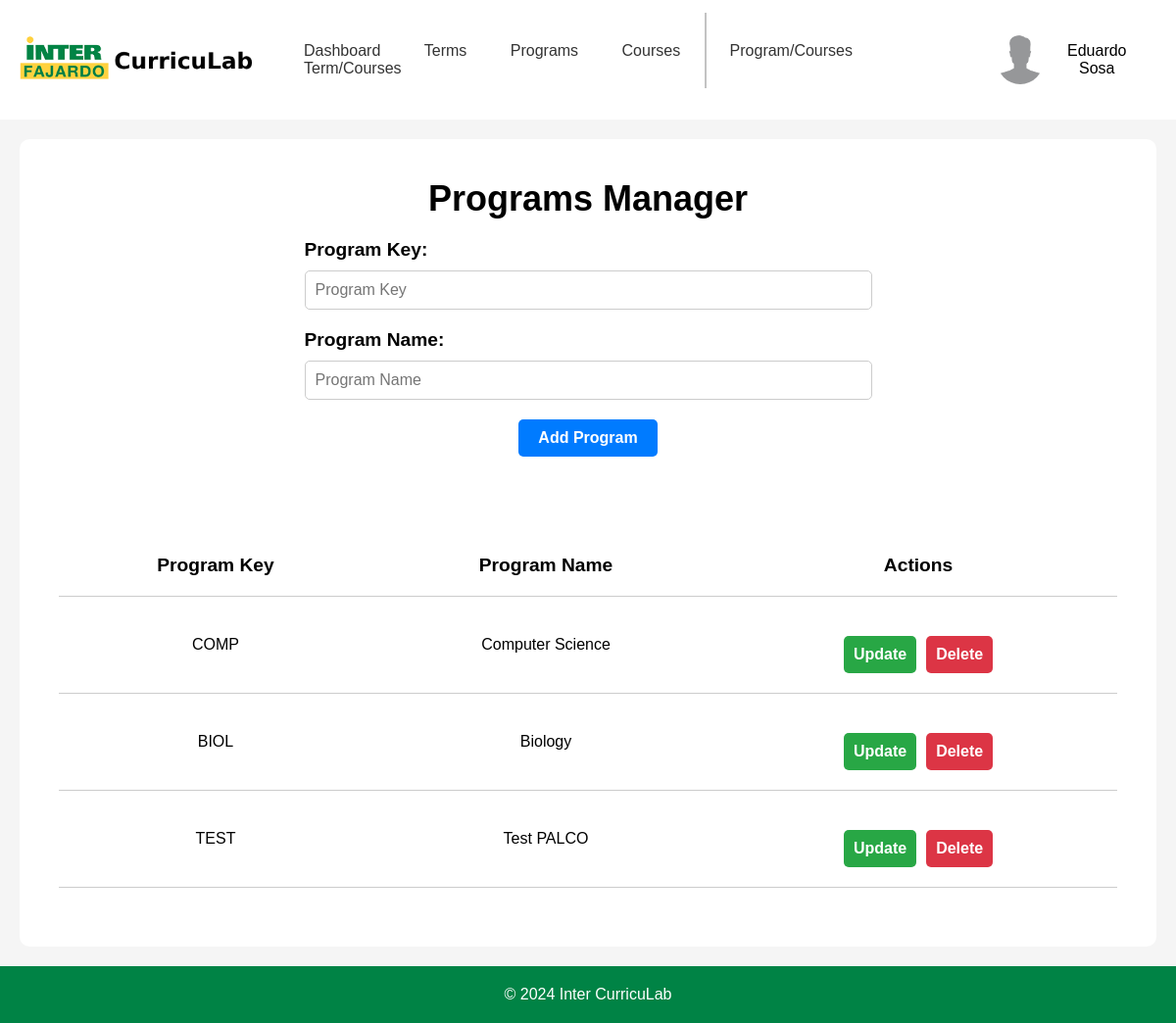
Screenshot of /templates/adminPages/adminPrograms.php (signed in) with the database file from the repository.
### tables this page shows
CREATE TABLE "program" (
	"ProgramID"	INTEGER NOT NULL UNIQUE,
	"ProgramKey"	TEXT UNIQUE,
	"ProgramName"	TEXT,
	PRIMARY KEY("ProgramID" AUTOINCREMENT)
);

### templates/adminPages/adminPrograms.php (the view, shortened to what this page needs)
<?php
$config = require_once '../../backend/php/config.php';
if (!isset($_SESSION['email'])) {
    header('Location: ../index.php');
    exit;
} elseif ($_SESSION['accountType'] !== 'Admin' && $_SESSION['accountType'] !== 'Root' && $_SESSION['accountType'] !== 'Staff') {
    header('Location: ../staffPages/profPage.php');
    exit;
} else {
    if ($config['db']['type'] === 'sqlite') {
        $db = new SQLite3($config['db']['sqlite']['path']);
    } elseif ($config['db']['type'] === 'mysql') {
        $dsn = "mysql:host={$config['db']['mysql']['host']};dbname={$config['db']['mysql']['dbname']}";
        $db = new PDO($dsn, $config['db']['mysql']['username'], $config['db']['mysql']['password']);
    }
    $stmt = $db->prepare('SELECT * FROM program');
    $result = $stmt->execute();
    $programs = $result->fetchArray(SQLITE3_ASSOC);
    $programs = [];
    if (isset($_POST['sort'])) {
        $programs = sortTable();
    } else {
        $stmt = $db->prepare('SELECT * FROM program');
        $result = $stmt->execute();
        $programs = fetchAllRows($result);
    }
}
function fetchAllRows($result) {
    $rows = [];
    while ($row = $result->fetchArray(SQLITE3_ASSOC)) {
        $rows[] = $row;
    }
    return $rows;
}
?>
<!DOCTYPE html>
<html lang="en">
<head>
    <link rel="stylesheet" href="../../static/css/headerFooter.css">
    <link rel="stylesheet" href="../../static/css/adminPrograms.css">
</head>
<body>
    <div id="headerNav">
        <div class="logo">
            <a href="adminDashboard.php">
                <img src="../../static/img/inter-logo-full.png" alt="Inter CurricuLab">
            </a>
        </div>
        <nav>
            <a href="adminDashboard.php">Dashboard</a>
            <a href="adminTerms.php">Terms</a>
            <a href="#">Programs</a>
            <div class="dropdown">
                <a href="adminCourses.php">Courses</a>
            </div>
            <a class="navDivider"></a>
            <a href="adminProgramCourses.php">Program/Courses</a>
            <a href="adminTermCourses.php" class="active">Term/Courses</a>
        </nav>
        <div class="userBox">
            <button onclick="myFunction()" class="userDropdownButton">
                <img src="../../static/img/userProfile.jpg" alt="User" >
                <?php
                echo $_SESSION['firstName'] . ' ' . $_SESSION['lastName'];
                ?>
            </button>
        </div>
    </div>
    <div id="container">
        <div class="container-upperBox">
            <div class="programsForm">
                <div class="header">
                    <h2>Programs Manager</h2>
                </div>
                <div class="form-container">
                    <form method="POST">
                        <div class="inputBox">
                            <label for="programKey">Program Key:</label>
                            <input type="text" name="programKey" id="programKey" placeholder="Program Key" required>
                        </div>
                        <div class="inputBox">
                            <label for="programName">Program Name:</label>
                            <input type="text" name="programName" id="programName" placeholder="Program Name" required>
                        </div>
                        <div class="inputBox">
                            <button type="submit">Add Program</button>
                        </div>
                    </form>
                </div>
            </div>
            <div class="programsTable">
                <table>
                    <tr>
                        <th>
                            <form method="POST">
                                <button type="submit" name="sort" value="ProgramKey">Program Key</button>
                            </form>
                        </th>
                        <th>
                            <form method="POST">
                                <button type="submit" name="sort" value="ProgramName">Program Name</button>
                            </form>
                        </th>
                        <th>Actions</th>
                    </tr>
                    <?php
                    foreach ($programs as $row) {
                        echo '<tr>';
                        echo '<td>' . htmlspecialchars($row['ProgramKey'] ?? '') . '</td>';
                        echo '<td>' . htmlspecialchars($row['ProgramName'] ?? '') . '</td>';
                        echo '<td>';
                        ?>
                        <div class="actionButtons">
                            <button class="updateButton">Update</button>
                            <form method="POST">
                                <button class="deleteButton" type="submit">Delete</button>
                            </form>
                        </div>
                        <?php
                        echo '</td>';
                        echo '</tr>';
                    }
                    ?>
                </table>
            </div>
        </div>
    </div>
    <footer>
        <p>&copy; 2024 Inter CurricuLab</p>
    </footer>
</body>
</html>

### static/css/headerFooter.css (style rules this page uses)
* { margin: 0; padding: 0; box-sizing: border-box; font-family: 'Poppins', sans-serif; }
body { display: flex; flex-direction: column; min-height: 100vh; }
#headerNav { display: flex; justify-content: space-between; align-items: center; }
.logo { margin: 20px; }
.logo img { width: 250px; }
nav a:not(.navDivider) { padding: 20px; text-decoration: none; color: #333; border-radius: 5px; }
.navDivider { margin-right: 4px; border-right: 2px solid #c3c3c3; padding: 30px 0; }
.userBox { margin: 20px; }
.userDropdownButton { padding: 16px; font-size: 16px; border: none; cursor: pointer; background-color: transparent; border-radius: 5px; }
.userBox { position: relative; display: inline-block; }
.userBox img { width: 50px; height: 50px; border-radius: 50%; margin-right: 10px; }
.userDropdownButton img { pointer-events: none; }
.userBox button { display: flex; align-items: center; justify-content: center; }
.dropdown { position: relative; display: inline-block; }
footer { background-color: #008345; color: white; text-align: center; padding: 20px; margin-top: auto; }

### static/css/adminPrograms.css (style rules this page uses)
#container { display: flex; flex-direction: column; background-color: #f5f5f5; flex-grow: 1; }
.container-upperBox { display: flex; flex-direction: column; align-items: center; background-color: white; margin: 20px; padding: 20px; border-radius: 10px; flex-grow: 1; }
.programsForm { display: flex; flex-direction: column; align-items: center; width: 100%; margin: 20px 0; }
.programsForm .header { font-size: 1.5em; font-weight: bold; margin-bottom: 20px; }
.programsForm .inputBox:not(:last-child) { display: flex; flex-direction: column; width: 100%; margin-bottom: 20px; }
.programsForm .inputBox:last-child { display: flex; justify-content: center; align-items: center; width: 100%; margin-bottom: 20px; }
.programsForm .inputBox label { font-size: 1.2em; font-weight: bold; margin-bottom: 10px; }
.programsForm .inputBox input { width: 100%; padding: 10px; margin-right: 350px; font-size: 1em; border-radius: 5px; border: 1px solid #ccc; }
.programsForm .inputBox button { padding: 10px 20px; font-size: 1em; font-weight: bold; color: white; background-color: #007bff; border: none; border-radius: 5px; cursor: pointer; }
.programsTable { display: flex; flex-direction: column; align-items: center; background-color: white; margin: 20px; padding: 20px; border-radius: 10px; flex-grow: 1; width: 100%; }
.programsTable table { width: 100%; border-collapse: collapse; }
.programsTable table th { padding: 20px; text-align: center; border-bottom: 1px solid #ccc; font-size: 1.2em; }
.programsTable table th button { font-size: 1em; font-weight: bold; background-color: transparent; border: none; border-radius: 5px; cursor: pointer; }
.programsTable table td { padding: 20px; border-bottom: 1px solid #ccc; text-align: center; }
.actionButtons { display: flex; justify-content: center; align-items: center; width: 100%; margin-top: 20px; }
.updateButton { padding: 10px 10px; margin: 0 5px; font-size: 1em; font-weight: bold; color: white; background-color: #28a745; border: none; border-radius: 5px; cursor: pointer; }
.deleteButton { padding: 10px 10px; margin: 0 5px; font-size: 1em; font-weight: bold; color: white; background-color: #dc3545; border: none; border-radius: 5px; cursor: pointer; }

### rows the page displays
program: ProgramKey "COMP", ProgramName "Computer Science"
program: ProgramKey "BIOL", ProgramName "Biology"
program: ProgramKey "TEST", ProgramName "Test PALCO"

### other values shown
$_SESSION['firstName'] "Eduardo"
$_SESSION['lastName'] "Sosa"
